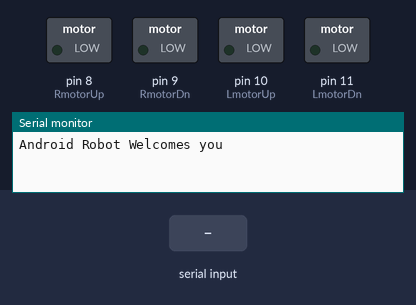
This sketch was run on a simulated Arduino Uno, built with avr-gcc and run on an emulated ATmega328P. On the bench: switched loads named in the sketch (green lamp = pin HIGH), the last lines printed to the serial monitor. The inputs (shaded band) are chosen by the test bench.

Above: at 2.2 s.
2.3 s: "w" received over Serial
At 3.0 s:
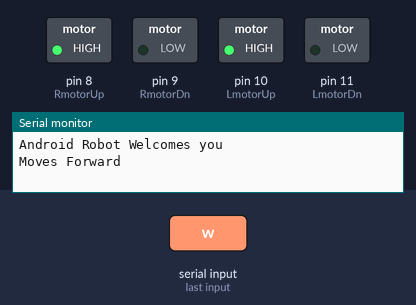
3.8 s: "s" received over Serial
At 4.7 s:
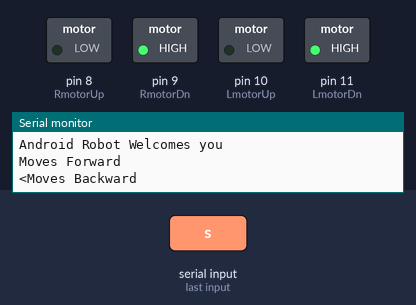
5.3 s: "a" received over Serial
At 5.9 s:
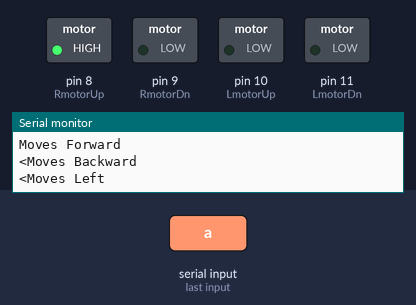
6.8 s: "d" received over Serial
At 8.2 s:
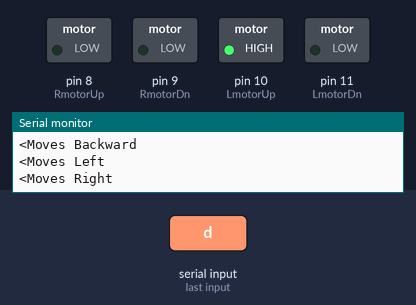
Timing chart, 0 to 9.3 s (numbered marks = the images above; inputs shaded):
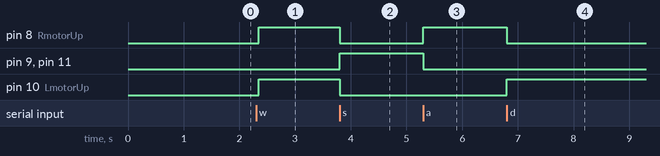

Measured:
- after the input at 2.3 s, pin 8 (RmotorUp), pin 10 (LmotorUp): LOW → HIGH after 0.05 s
- after the input at 3.8 s, pin 8 (RmotorUp), pin 10 (LmotorUp): HIGH → LOW at once; pin 9 (RmotorDn), pin 11 (LmotorDn): LOW → HIGH at once
- after the input at 5.3 s, pin 8 (RmotorUp): LOW → HIGH at once; pin 9 (RmotorDn), pin 11 (LmotorDn): HIGH → LOW at once
- after the input at 6.8 s, pin 8 (RmotorUp): HIGH → LOW at once; pin 10 (LmotorUp): LOW → HIGH at once

The sketch:

code.ino
```cpp
int LmotorUp = 10; //initialising Arduino port 10 be be called as LmotorUp
int LmotorDn = 11; //initialising Arduino port 11 be be called as LmotorDn
int RmotorUp = 8;  //initialising Arduino port 8 be be called as RmotorUp
int RmotorDn = 9;  //initialising Arduino port 9 be be called as RmotorDn

void setup()
{
  Serial.begin(9600);
  pinMode(LmotorUp,OUTPUT);//Setting ports as OUTPUTS as they
  pinMode(LmotorDn,OUTPUT);//supply signal values to motor driver
  pinMode(RmotorUp,OUTPUT);
  pinMode(RmotorDn,OUTPUT);
  Serial.println("Android Robot Welcomes you");
  delay(1000);
}


void loop()
{
  if(Serial.available()>0)//Checking is Serial data available
  {
    int input = Serial.read(); //Storing value of read data into variable assigned
    switch(input)
    {
     case 'w' : MoveF(); //Calling respective functions if mathced with case label
     break;
     case 's' : MoveB(); // here is it important to use '' as that stores the ASCII value is the letter in the variable
     break;
     case 'a' : MoveL(); // and hence we can use the int keyword
     break;
     case 'd' : MoveR();
     break;
     case 'x' : Stop();
     break;
     default : break;
    }
  }
  delay(50);
}

void MoveF()
{
  Serial.println("Moves Forward");
  digitalWrite(LmotorUp,HIGH); //As said in video we are writing a Digital HIGH to the upper left pin of the motor driver
  digitalWrite(LmotorDn,LOW); //As said in video we are writing a Digital LOW to the lower left pin of the motor driver
  digitalWrite(RmotorUp,HIGH); //As said in video we are writing a Digital HIGH to the upper right pin of the motor driver
  digitalWrite(RmotorDn,LOW); //As said in video we are writing a Digital LOW to the lower right pin of the motor driver
   // As a result the robot will move forward
}

void MoveB()
{
  Serial.println("<Moves Backward");
  digitalWrite(LmotorUp,LOW); //Reverse logic of above
  digitalWrite(LmotorDn,HIGH);
  digitalWrite(RmotorUp,LOW);
  digitalWrite(RmotorDn,HIGH);
}

void MoveL()
{
  Serial.println("<Moves Left");
  digitalWrite(LmotorUp,LOW); //we are completely stopping the left motor and allowing the right motor to move forward
  digitalWrite(LmotorDn,LOW); //this will cause the robot to move left
  digitalWrite(RmotorUp,HIGH);
  digitalWrite(RmotorDn,LOW);
}

void MoveR()
{
  Serial.println("<Moves Right");
  digitalWrite(LmotorUp,HIGH);//we are completely stopping the right motor and allowing the left motor to move forward
  digitalWrite(LmotorDn,LOW);//this will cause the robot to move right
  digitalWrite(RmotorUp,LOW);
  digitalWrite(RmotorDn,LOW);
}

void Stop()
{
  Serial.println("<Moves Stop");
  digitalWrite(LmotorUp,LOW);//Writing a digital LOW to all pins associated with movement of motor driver causes all motors to stop
  digitalWrite(LmotorDn,LOW);
  digitalWrite(RmotorUp,LOW);
  digitalWrite(RmotorDn,LOW);
}
```
